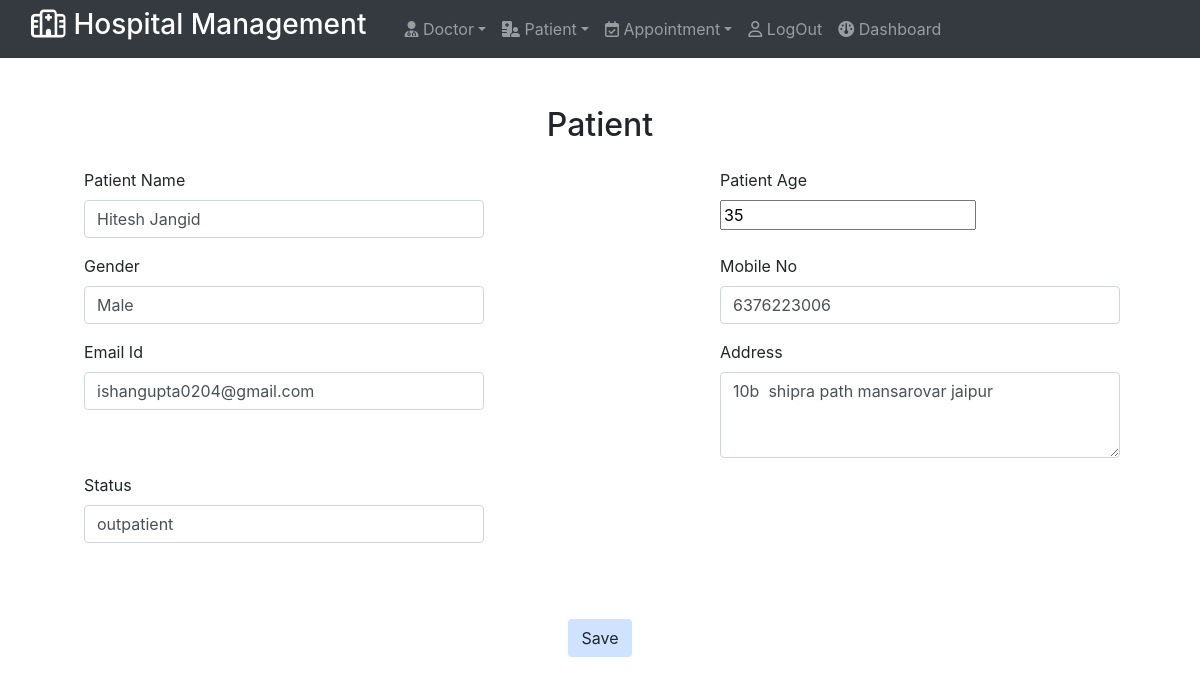
The page /updatepatient/2 (signed in) on the database its author committed.
### hospital/models.py (models this page shows, shortened)
class Patient(models.Model):
    name=models.CharField(max_length=200)
    age=models.IntegerField()
    gender=models.CharField(max_length=50)
    mobile=models.IntegerField()
    email=models.EmailField(null=True)
    address=models.CharField(max_length=250)
    status=models.CharField(max_length=150)

### hospital/views.py (the view)
# urls.py: path('updatepatient/<int:pid>',views.update_patient,name='updatepatient'),
def update_patient(request,pid):
        item=Patient.objects.get(id=pid)
        form=CreatePatientForm(instance=item)
        if request.method =='POST':
            form=CreatePatientForm(request.POST, instance=item)
            print(form.is_valid())
            if form.is_valid():
                form.save()
                return redirect('viewpatient')
        else:
            form = CreatePatientForm(instance=item)
        return render(request,'updatepatient.html',{'task':form})

### hospital/forms.py
class CreatePatientForm(forms.ModelForm):
    class Meta:
        model = Patient
        fields = ['name','age','gender','mobile','email','address','status']

### templates/updatepatient.html (shortened to what this page needs)
{% extends "index.html" %}
{% block body %}
{% if user.is_authenticated and user.is_staff %}
    <h2>Patient</h2>
    <form method="POST" action="">
        <div class="colmd">
            <div class="inp1">
                <label for="name" class="form-label">Patient Name</label>
                <input type="name" class="form-control" id="name" name="name" value="{{task.instance.name}}" >
            </div>
            <div class="inp2">
                <label for="age"> Patient Age</label><br>
                <input type="number" id="age" name="age" value="{{task.instance.age}}" >
            </div>
        </div>
        <div class="colmd">
            <div class="inp1">
                <label for="gender" class="form-label">Gender</label><br>
                <input type="text" class="form-control" id="gender" name="gender"value="{{task.instance.gender}}"  >
            </div>
            <div class="inp2">
                <label for="mobile"> Mobile No</label><br>
                <input type="number" class="form-control" id="mobile" name="mobile"value="{{task.instance.mobile}}">
            </div>
        </div>
        <div class="colmd">
            <div class="inp1">
                <label for="email"> Email Id</label>
                <input type="email" class="form-control" id="email" name="email" value="{{task.instance.email}}">
            </div>
            <div class="inp2">
                <label for="address"> Address</label>
                <textarea id="address" class="form-control" name="address" rows='3'>{{task.instance.address}}</textarea>
            </div>
        </div>
        <div class="colmd">
            <div class="inp1">
                <label for="status"> Status</label>
                <input type="text" class="form-control" id="status" name="status" value="{{task.instance.status}}">
            </div>
        </div>
        <center>
            <button type="submit" class="btn bg-primary-subtle">Save</button>
        </center>
    </form>
{% endif %}
{% endblock body %}

### static/hospital.css (style rules this page uses)
body { width:100%; }
.colmd { display:flex; flex-wrap:nowrap; width:100%; }
.inp1 { flex-basis:45%; margin-left:7%; }
.inp2 { flex-basis:40%; margin-left:8% }
h2 { text-align: center; margin-top: 4%; margin-bottom: 2%; }
.form-control { width:400px; margin-bottom:3%; }
.btn { margin-top:5%; }

### rows shown on the page
Patient: name "Hitesh Jangid", age "35", email "ishangupta0204@gmail.com", address "10b shipra path mansarovar jaipur", status "outpatient"
